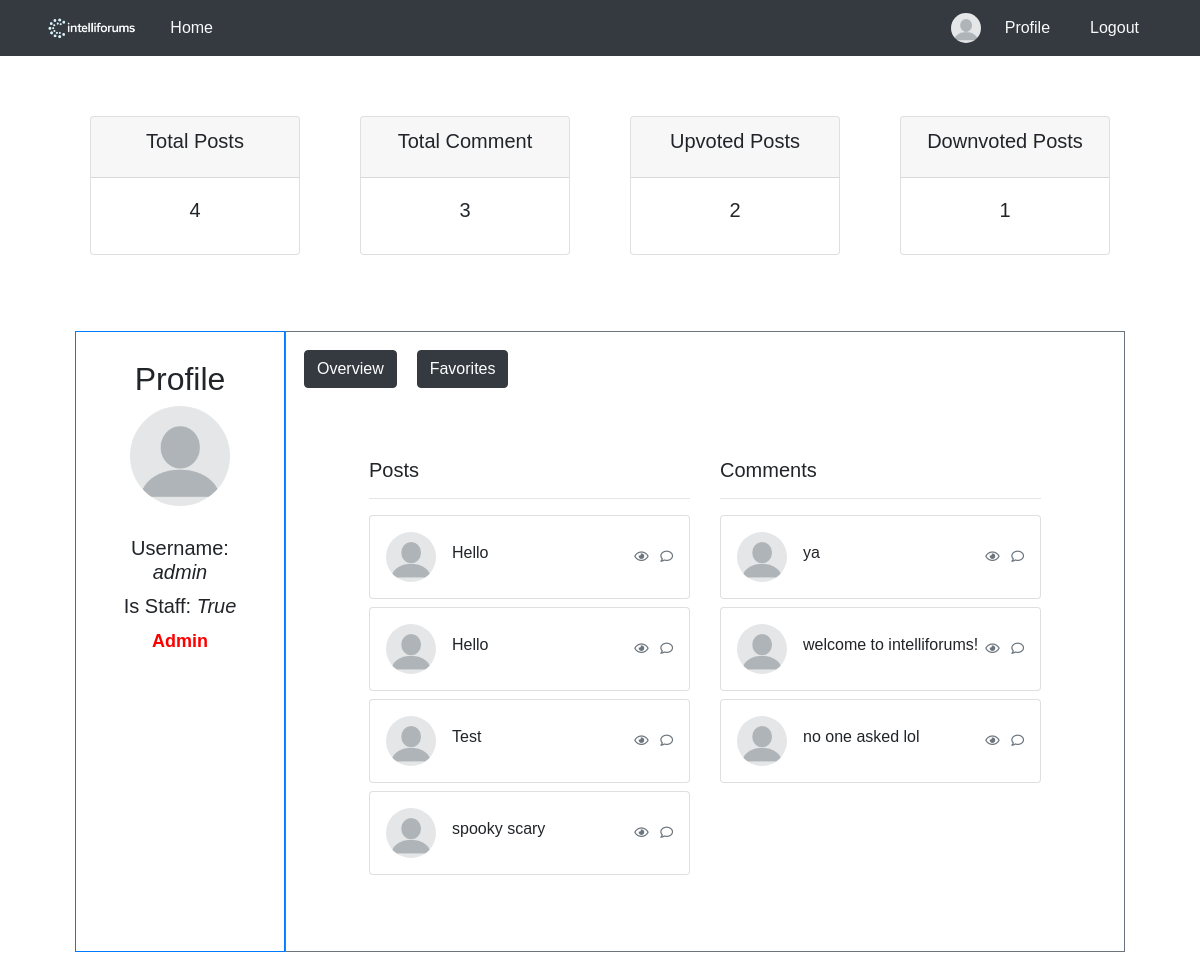
Screenshot of /profile/1/ (signed in) with the database file from the repository.
### blog/models.py (models this page shows, shortened)
class User(AbstractBaseUser, PermissionsMixin):
    username = models.CharField(max_length=100, unique=True)
    picture = models.ImageField(
        upload_to='profile/',
        default='profile/blank-profile-picture-973460_128012234212.png',
        blank=True,
    )
    is_active = models.BooleanField(default=True)
    is_staff = models.BooleanField(default=False)
    is_banned = models.BooleanField(default=False)
    USERNAME_FIELD = 'username'
    objects = UserManager()

class UserPost(models.Model):
    post_ref = models.ForeignKey(Post, on_delete=models.CASCADE)
    user_ref = models.ForeignKey(User, on_delete=models.CASCADE)
    is_deleted = models.BooleanField(default=False)

class Post(models.Model):
    user_ref = models.ForeignKey(User, on_delete=models.CASCADE)
    title = models.CharField(max_length=100)
    content = models.TextField(blank=True, null=True)
    created_at = models.DateField(auto_now_add=True)
    image = models.ImageField(upload_to=upload_path, blank=True, null=True)

class User_UserPost(models.Model):
    user_post_ref = models.ForeignKey(UserPost, on_delete=models.CASCADE)
    user_ref = models.ForeignKey(User, on_delete=models.CASCADE)
    class Meta:
        abstract = True

class Comment(User_UserPost):
    content = models.TextField(blank=True, null=True)
    created_at = models.DateTimeField(auto_now_add=True)
    image = models.ImageField(upload_to=upload_path, blank=True, null=True)

### blog/views.py (the view)
# urls.py: path('profile/<int:pk>/', views.render_profile, name='profile'),
@deprecated
@login_required(login_url='login')
def render_profile(request, pk):
    user = User.objects.get(id=pk)
    user_posts = UserPost.objects.filter(user_ref__id=pk, is_deleted=False)
    deleted_user_posts = UserPost.objects.filter(user_ref__id=pk, is_deleted=True)
    user_comments = Comment.objects.filter(user_ref__id=pk)
    user_favorites = FavoritePost.objects.filter(user_ref__id=pk, user_post_ref__is_deleted=False)
    user_upvotes = VotePost.objects.filter(user_ref__id=pk, is_upvote=True)
    user_downvotes = VotePost.objects.filter(user_ref__id=pk, is_upvote=False)
    return render(request, 'profile.html', {
        'user_posts' : user_posts,
        'user_comments' : user_comments,
        'user_favorites' : user_favorites,
        'deleted_user_posts': deleted_user_posts,
        'user' : user,
        'current_user' : request.user,
        'user_downvotes' : user_downvotes,
        'user_upvotes' : user_upvotes
    })

### blog/templates/profile.html (shortened to what this page needs)
<!DOCTYPE html>
<html lang="en">
<head>
    {% load static %}
    <link rel="stylesheet" href="{% static 'blog/css/profile.css' %}">
</head>
<body>
    {% include 'header.html' %}
        {% include 'Profile/profile_count.html' %}
        <div class="container-fluid">
            <div class="row d-flex">
                <div class="left-column p-2 border border-primary" style="flex: 0 0 20%; max-width: 20%;">
                    <div class="profile-container">
                        <h2>Profile</h2>
                        <img src="{{ user.picture.url }}" alt="Profile Picture" class="profile-pic" style="height: 100px; " onclick="window.location.href='{{ user.picture.url }}'">
                        <div class="profile-info">
                            <h5>Username: <i>{{ user.username }}</i></h5>
                            <h5>Is Staff: <i>{{ user.is_staff }}</i></h5>
                            {% if user.is_staff == True %}
                                <p style="color: red; font-weight: bold; font-size: 18px;">Admin</p>
                            {% endif %}
                        </div>
                    </div>
                </div>
                <div class="col p-2 border border-secondary">
                    <div style="display: flex;">
                        <button id="showOverview" class="btn btn-dark" style="margin: 10px;">Overview</button>
                        <button id="showFavorites" class="btn btn-dark" style="margin: 10px;">Favorites</button>
                    </div>
                    <div id="OverviewDashboard" style="display: block;">
                        {% include 'Profile/profile_dashboard.html' %}
                     </div>
                </div>
            </div>
        </div>
</body>
</html>

### blog/templates/header.html (shortened to what this page needs)
<!DOCTYPE html>
<html lang="en">
<head>
    {% load static %}
    <link rel="stylesheet" href="https://cdn.jsdelivr.net/npm/bootstrap@4.1.3/dist/css/bootstrap.min.css">
    <link rel="stylesheet" href="https://cdnjs.cloudflare.com/ajax/libs/font-awesome/5.12.0-2/css/all.min.css" />
    <link rel="stylesheet" href="{% static 'blog/css/global.css' %}">
</head>
<body>
    <link rel="stylesheet" href="{% static 'blog/css/header.css' %}">
    <nav class="navbar navbar-dark bg-dark">
        <div class="container d-flex justify-content-between align-items-center">
            <div class="d-flex align-items-center">
                <img src="{% static 'images/logo.png' %}" alt="Logo" style="max-height:30px;">
                <a class="nav-link text-light ml-3" href="/">Home</a>
            </div>
            <div class="d-flex align-items-center">
            {% if current_user %}
                {% if current_user.is_authenticated %}
                    <img src="{{ current_user.picture.url }}" alt="Profile Picture" class="profile-img" style="height:30px;width:30px;border-radius:50%;">
                    <a class="nav-link text-light ml-2" href="/profile/{{current_user.id}}">Profile</a>
                    <a class="nav-link text-light ml-2" href="{% url 'logout' %}">Logout</a>
                {% else %}
                    <a class="nav-link text-light" href="/login/">Login</a>
                    <a class="nav-link text-light ml-2" href="/register/">Register</a>
                {% endif %}
            {% endif %}
            </div>
        </div>
    </nav>
</body>
</html>

### blog/templates/Profile/profile_dashboard.html
<div class="row">
    <div class="col-lg">
        <h5>Posts</h5>
        <hr>
        {% for user_post in user_posts %}
        <div class="card mb-2" onclick="window.location.href = '/post_detail/{{ user_post.id }}/1/'">
            <div class="card-body p-2 p-sm-3">
                <div class="media forum-item">
                    <a href="#" data-toggle="collapse" data-target=".forum-content"><img src="/media/{{ user_post.user_ref.picture }}" class="mr-3 rounded-circle" width="50" alt="User" /></a>
                    <div class="media-body align-self-center">
                        <h6><a href="#" data-toggle="collapse" data-target=".forum-content" class="text-body">{{ user_post.post_ref.title }}</a></h6>
                    </div>
                    <div class="text-muted small text-center align-self-center">
                        <span class="d-none d-sm-inline-block favorite-views" data-value="{{ user_post.id }}"><i class="far fa-eye"></i></span>
                        <span class="favorite-comments-num" data-value="{{ user_post.id }}"><i class="far fa-comment ml-2"></i></span>
                    </div>
                </div>
            </div>
        </div>
        {% endfor %}
    </div>
    <div class="col-lg">
        <h5>Comments</h5>
        <hr>
        {% for user_comment in user_comments %}
        <div class="card mb-2">
            <div class="card-body p-2 p-sm-3">
                <div class="media forum-item">
                    <a href="#" data-toggle="collapse" data-target=".forum-content"><img src="/media/{{ user_comment.user_ref.picture }}" class="mr-3 rounded-circle" width="50" alt="User" /></a>
                    <div class="media-body align-self-center">
                        <h6><a href="#" data-toggle="collapse" data-target=".forum-content" class="text-body">{{ user_comment.content }}</a></h6>
                    </div>
                    <div class="text-muted small text-center align-self-center">
                        <span class="d-none d-sm-inline-block"><i class="far fa-eye"></i></span>
                        <span><i class="far fa-comment ml-2"></i></span>
                    </div>
                </div>
            </div>
        </div>
        {% endfor %}
    </div>
</div>

### blog/static/blog/css/profile.css (style rules this page uses)
.profile-container { max-width: 600px; margin: 0 auto; text-align: center; padding: 20px; }
.profile-pic { max-width: 300px; max-height: 300px; border-radius: 50%; margin-bottom: 20px; }
.profile-info h5 { margin: 10px 0; }
h2 { margin-bottom: 30px; }

### blog/static/blog/css/global.css (style rules this page uses)
* { font-family: Verdana, Geneva, Tahoma, sans-serif; }

### blog/static/blog/css/header.css (style rules this page uses)
.profile-img { max-width: 50px !important; max-height: 50px !important; border-radius: 50% !important; }

### blog/templates/profile.html (style rules this page uses)
.profile-container { max-width: 600px; margin: 0 auto; text-align: center; padding: 20px; }
.profile-pic { max-width: 300px; max-height: 300px; border-radius: 50%; margin-bottom: 20px; }
.profile-info h5 { margin: 10px 0; }
h2 { margin-bottom: 30px; }

### blog/templates/Profile/profile_count.html (style rules this page uses)
.row { margin: 60px; }

### rows the page displays
User: picture (placeholder picture)
User: picture (placeholder picture), username "admin", is_staff "True"
UserPost: user_ref.picture (placeholder picture), post_ref "Hello", {{ user_post.id }} 1 (drawn)
UserPost: user_ref.picture (placeholder picture), post_ref "Hello", {{ user_post.id }} 2 (drawn)
UserPost: user_ref.picture (placeholder picture), post_ref "Test", {{ user_post.id }} 3 (drawn)
UserPost: user_ref.picture (placeholder picture), post_ref "spooky scary", {{ user_post.id }} 21 (drawn)
Comment: user_ref.picture (placeholder picture), content "ya"
Comment: user_ref.picture (placeholder picture), content "welcome to intelliforums!"
Comment: user_ref.picture (placeholder picture), content "no one asked lol"

### other values shown
{{ user_posts.count }} "4"
{{ user_comments.count }} "3"
{{ user_upvotes.count }} "2"
{{ user_downvotes.count }} "1"
